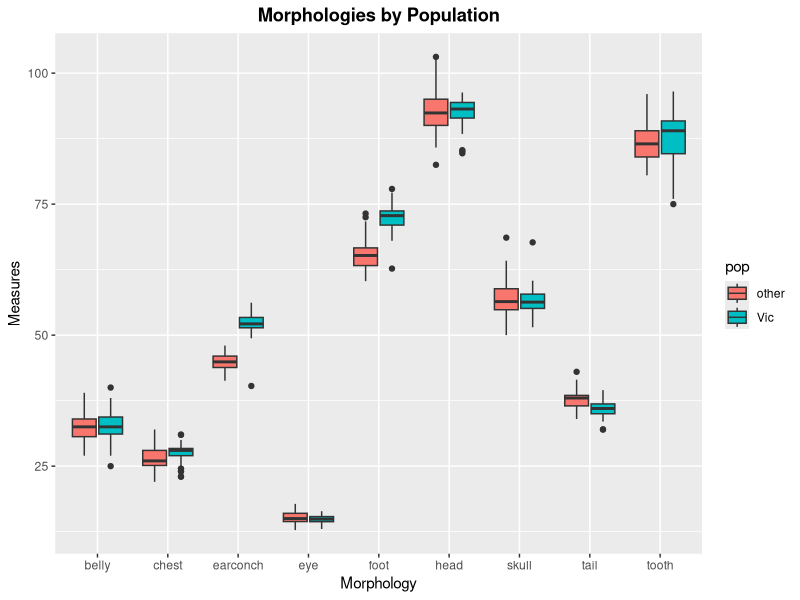
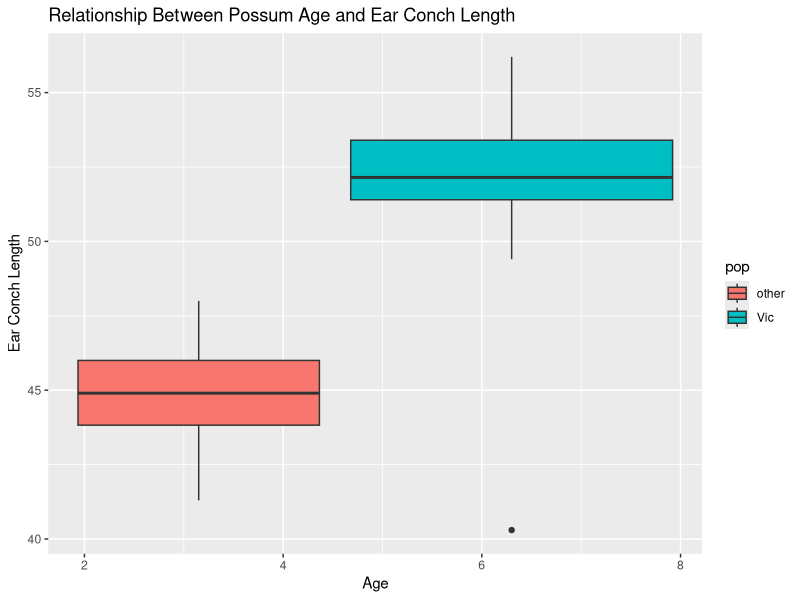
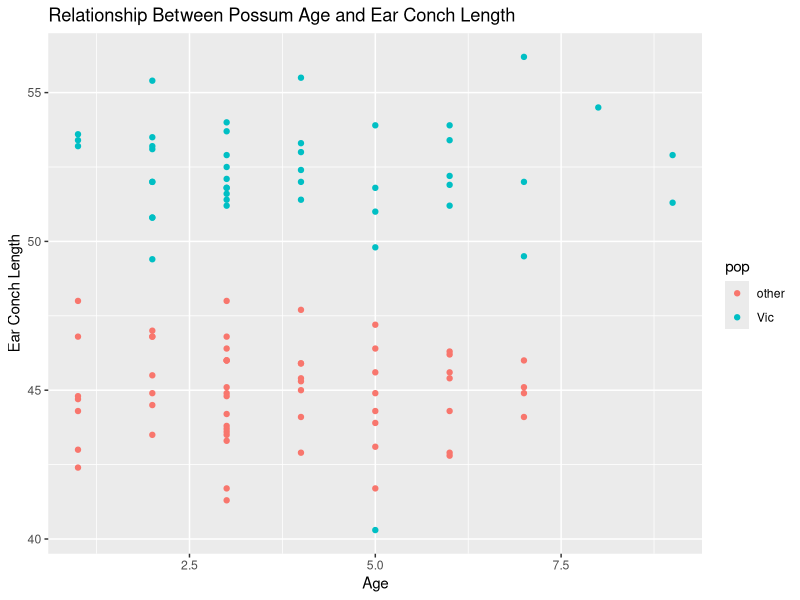
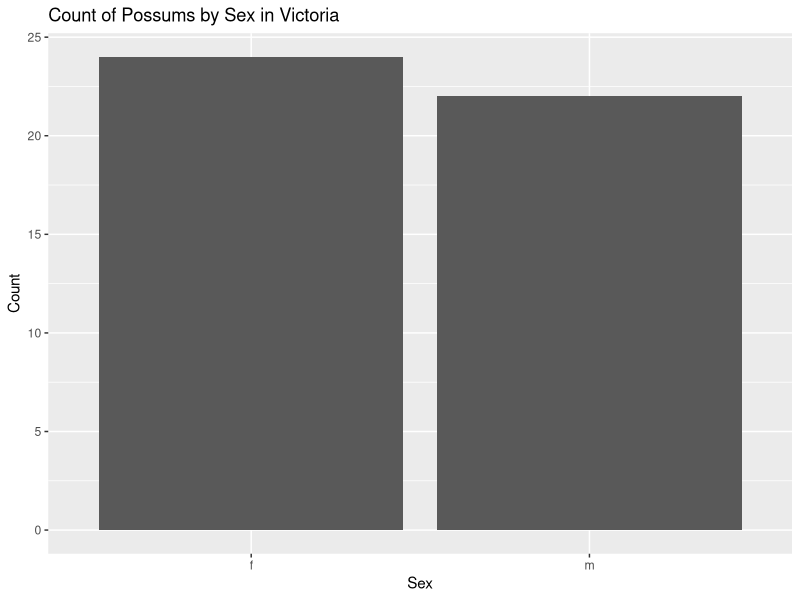
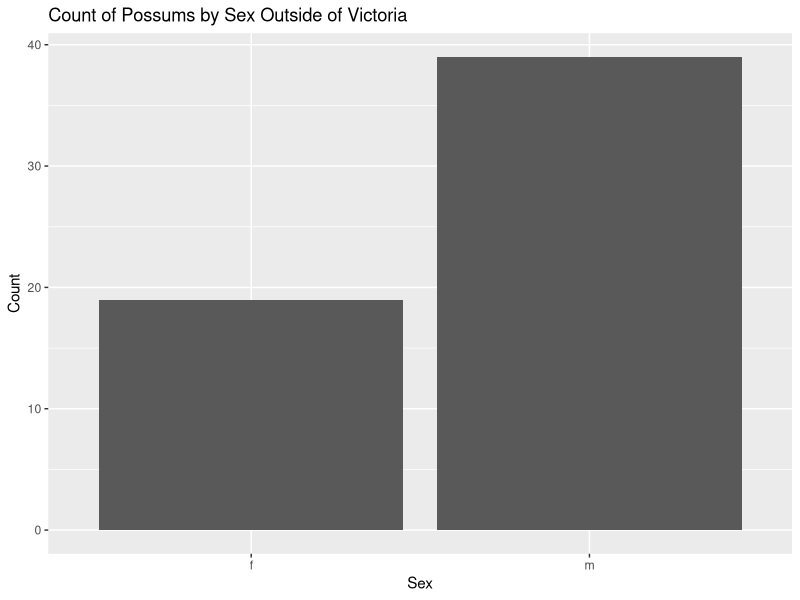
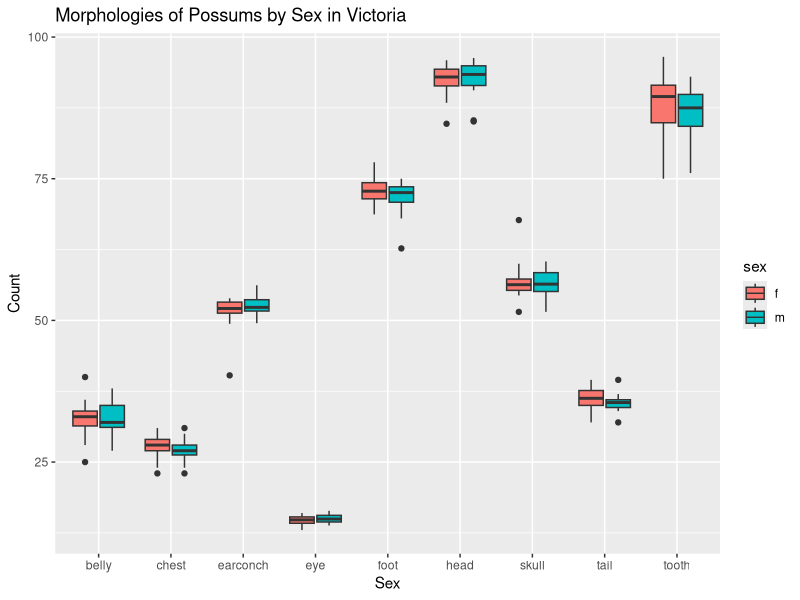
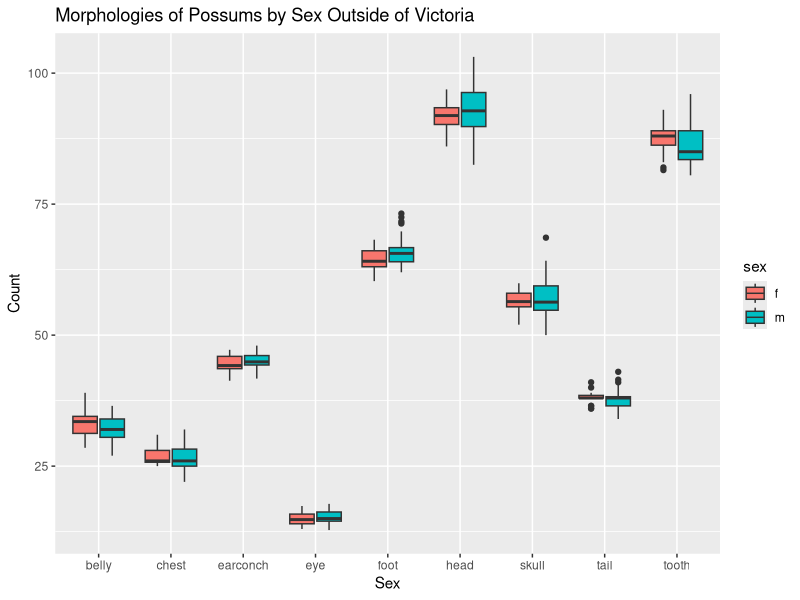

Reproduce these figures in R, in order.
## ---- chunk 1
knitr::opts_chunk$set(echo = TRUE)
## ---- chunk 2
library(tidyverse)
library(skimr)
library("RColorBrewer")
## ---- chunk 3
 possum <- 
   readr::read_csv(file = "possum.csv", 
   na = c("", " ", "NA", "#N/A", "-999", "\\"))
## ---- chunk 4
# Check dimensions
dim(possum)

# Check for NA's
##install.packages("skimr")
possum %>% 
  skimr::skim()

# Check column names
colnames(possum)
## ---- chunk 5
possum <-
  possum%>% 
  dplyr::rename(
    pop = Pop, #population
    foot = footlgth, #foot length
    head = hdlngth, #head length
    skull = skullw, #skull width
    tail = taill, #tail length
    tooth = totlngth #tooth length
    ) 
possum
## ---- chunk 6
#rename X1 into sample
colnames(possum)<-c("sample", 
                    "case", 
                    "site", 
                    "pop", 
                    "sex",
                    "age",
                    "head",
                    "skull", 
                    "tooth", 
                    "tail", 
                    "foot", 
                    "earconch", 
                    "eye", 
                    "chest", 
                    "belly")
## ---- chunk 7
possum %>%   
  purrr::map_df(~ sum(is.na(.))) %>% 
  tidyr::gather(key="variables", value="num_nas") %>% 
  arrange(desc(num_nas))
## ---- chunk 8
possum %>% 
  gather(head, skull, tooth, tail, foot, earconch, eye, chest, belly, 
         key=morph, value=measure) %>%
  group_by(pop) %>% 
  ggplot(aes(x=morph, y=measure, fill=pop))+
    geom_boxplot()+
    labs(title="Morphologies by Population", 
       x = "Morphology",
       y = "Measures")+
  theme(plot.title = element_text(face="bold", hjust = 0.5))
## ---- chunk 9
possum %>% 
  ggplot(aes(x=age, y=earconch, fill = pop))+
  geom_boxplot()+
  labs(title = "Relationship Between Possum Age and Ear Conch Length",
       x= "Age",
       y= "Ear Conch Length")
## ---- chunk 10
possum %>% 
  ggplot(aes(x=age, y=earconch, color = pop))+
  geom_point()+
  labs(title = "Relationship Between Possum Age and Ear Conch Length",
       x= "Age",
       y= "Ear Conch Length")
## ---- chunk 11

## ---- chunk 12
possum %>% 
  filter (pop == "Vic") %>% 
  ggplot(aes(x=sex))+
  geom_bar()+
  labs(title = "Count of Possums by Sex in Victoria",
       x= "Sex",
       y= "Count")
## ---- chunk 13
possum %>% 
  filter (pop == "other") %>% 
  ggplot(aes(x=sex))+
  geom_bar()+
  labs(title = "Count of Possums by Sex Outside of Victoria",
       x= "Sex",
       y= "Count")
## ---- chunk 14
possum %>% 
  filter(pop == "Vic") %>% 
  gather(head, skull, tooth, tail, foot, earconch, eye, chest, belly, key=morph, value=measure) %>%
  group_by(sex) %>% 
  ggplot(aes(x=morph, y=measure, fill=sex))+
    geom_boxplot()+
  labs(title = "Morphologies of Possums by Sex in Victoria",
       x= "Sex",
       y= "Count")
## ---- chunk 15
possum %>% 
  filter(pop == "other") %>% 
  gather(head, skull, tooth, tail, foot, earconch, eye, chest, belly, key=morph, value=measure) %>%
  group_by(sex) %>% 
  ggplot(aes(x=morph, y=measure, fill=sex))+
    geom_boxplot()+
  labs(title = "Morphologies of Possums by Sex Outside of Victoria",
       x= "Sex",
       y= "Count")
